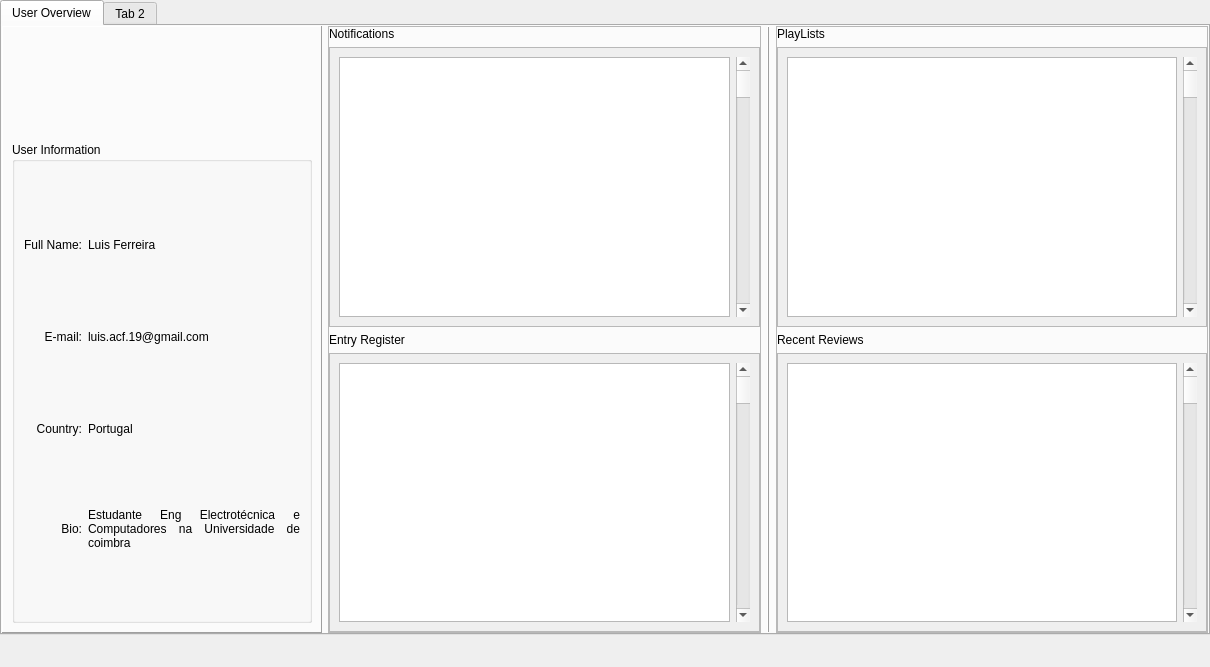
<?xml version="1.0" encoding="UTF-8"?>
<ui version="4.0">
 <class>MyProfile</class>
 <widget class="QDialog" name="MyProfile">
  <property name="geometry">
   <rect>
    <x>0</x>
    <y>0</y>
    <width>1210</width>
    <height>667</height>
   </rect>
  </property>
  <property name="windowTitle">
   <string>Dialog</string>
  </property>
  <widget class="QTabWidget" name="tabWidget">
   <property name="geometry">
    <rect>
     <x>0</x>
     <y>0</y>
     <width>1210</width>
     <height>635</height>
    </rect>
   </property>
   <property name="currentIndex">
    <number>0</number>
   </property>
   <widget class="QWidget" name="OverviewTab">
    <attribute name="title">
     <string>User Overview</string>
    </attribute>
    <layout class="QGridLayout" name="gridLayout_2">
     <property name="leftMargin">
      <number>0</number>
     </property>
     <property name="topMargin">
      <number>0</number>
     </property>
     <property name="rightMargin">
      <number>0</number>
     </property>
     <property name="bottomMargin">
      <number>0</number>
     </property>
     <item row="0" column="3">
      <widget class="QFrame" name="frame">
       <property name="sizePolicy">
        <sizepolicy hsizetype="Expanding" vsizetype="Expanding">
         <horstretch>0</horstretch>
         <verstretch>0</verstretch>
        </sizepolicy>
       </property>
       <property name="frameShape">
        <enum>QFrame::StyledPanel</enum>
       </property>
       <property name="frameShadow">
        <enum>QFrame::Raised</enum>
       </property>
       <layout class="QGridLayout" name="gridLayout_10">
        <property name="leftMargin">
         <number>0</number>
        </property>
        <property name="topMargin">
         <number>0</number>
        </property>
        <property name="rightMargin">
         <number>0</number>
        </property>
        <property name="bottomMargin">
         <number>0</number>
        </property>
        <item row="0" column="0">
         <layout class="QVBoxLayout" name="verticalLayout_2">
          <item>
           <widget class="QLabel" name="PlayListLabel">
            <property name="sizePolicy">
             <sizepolicy hsizetype="MinimumExpanding" vsizetype="Preferred">
              <horstretch>0</horstretch>
              <verstretch>0</verstretch>
             </sizepolicy>
            </property>
            <property name="text">
             <string>PlayLists</string>
            </property>
           </widget>
          </item>
          <item>
           <widget class="QScrollArea" name="NotificationsScrol_2">
            <property name="widgetResizable">
             <bool>true</bool>
            </property>
            <widget class="QWidget" name="scrollAreaWidgetContents_4">
             <property name="geometry">
              <rect>
               <x>0</x>
               <y>0</y>
               <width>425</width>
               <height>279</height>
              </rect>
             </property>
             <layout class="QGridLayout" name="gridLayout_8">
              <item row="0" column="0">
               <widget class="QTableView" name="NotifTableView_2"/>
              </item>
              <item row="0" column="1">
               <widget class="QScrollBar" name="verticalScrollBar_3">
                <property name="tracking">
                 <bool>true</bool>
                </property>
                <property name="orientation">
                 <enum>Qt::Vertical</enum>
                </property>
                <property name="invertedAppearance">
                 <bool>false</bool>
                </property>
               </widget>
              </item>
             </layout>
            </widget>
           </widget>
          </item>
          <item>
           <widget class="QLabel" name="RegLabel_2">
            <property name="text">
             <string>Recent Reviews</string>
            </property>
           </widget>
          </item>
          <item>
           <widget class="QScrollArea" name="RegisterScrol_2">
            <property name="widgetResizable">
             <bool>true</bool>
            </property>
            <widget class="QWidget" name="scrollAreaWidgetContents_5">
             <property name="geometry">
              <rect>
               <x>0</x>
               <y>0</y>
               <width>425</width>
               <height>278</height>
              </rect>
             </property>
             <layout class="QGridLayout" name="gridLayout_9">
              <item row="0" column="0">
               <widget class="QTableView" name="Reg_2"/>
              </item>
              <item row="0" column="1">
               <widget class="QScrollBar" name="verticalScrollBar_4">
                <property name="orientation">
                 <enum>Qt::Vertical</enum>
                </property>
               </widget>
              </item>
             </layout>
            </widget>
           </widget>
          </item>
         </layout>
        </item>
       </layout>
      </widget>
     </item>
     <item row="0" column="1">
      <widget class="QFrame" name="UpdatesFrame">
       <property name="frameShape">
        <enum>QFrame::StyledPanel</enum>
       </property>
       <property name="frameShadow">
        <enum>QFrame::Raised</enum>
       </property>
       <layout class="QGridLayout" name="gridLayout_7">
        <property name="leftMargin">
         <number>0</number>
        </property>
        <property name="topMargin">
         <number>0</number>
        </property>
        <property name="rightMargin">
         <number>0</number>
        </property>
        <property name="bottomMargin">
         <number>0</number>
        </property>
        <item row="0" column="0">
         <layout class="QVBoxLayout" name="verticalLayout">
          <item>
           <widget class="QLabel" name="NotifLabel">
            <property name="sizePolicy">
             <sizepolicy hsizetype="MinimumExpanding" vsizetype="Preferred">
              <horstretch>0</horstretch>
              <verstretch>0</verstretch>
             </sizepolicy>
            </property>
            <property name="text">
             <string>Notifications</string>
            </property>
           </widget>
          </item>
          <item>
           <widget class="QScrollArea" name="NotificationsScrol">
            <property name="widgetResizable">
             <bool>true</bool>
            </property>
            <widget class="QWidget" name="scrollAreaWidgetContents_3">
             <property name="geometry">
              <rect>
               <x>0</x>
               <y>0</y>
               <width>426</width>
               <height>279</height>
              </rect>
             </property>
             <layout class="QGridLayout" name="gridLayout_5">
              <item row="0" column="0">
               <widget class="QTableView" name="NotifTableView"/>
              </item>
              <item row="0" column="1">
               <widget class="QScrollBar" name="verticalScrollBar">
                <property name="tracking">
                 <bool>true</bool>
                </property>
                <property name="orientation">
                 <enum>Qt::Vertical</enum>
                </property>
                <property name="invertedAppearance">
                 <bool>false</bool>
                </property>
               </widget>
              </item>
             </layout>
            </widget>
           </widget>
          </item>
          <item>
           <widget class="QLabel" name="RegLabel">
            <property name="text">
             <string>Entry Register</string>
            </property>
           </widget>
          </item>
          <item>
           <widget class="QScrollArea" name="RegisterScrol">
            <property name="widgetResizable">
             <bool>true</bool>
            </property>
            <widget class="QWidget" name="scrollAreaWidgetContents_2">
             <property name="geometry">
              <rect>
               <x>0</x>
               <y>0</y>
               <width>426</width>
               <height>278</height>
              </rect>
             </property>
             <layout class="QGridLayout" name="gridLayout_6">
              <item row="0" column="0">
               <widget class="QTableView" name="Reg"/>
              </item>
              <item row="0" column="1">
               <widget class="QScrollBar" name="verticalScrollBar_2">
                <property name="orientation">
                 <enum>Qt::Vertical</enum>
                </property>
               </widget>
              </item>
             </layout>
            </widget>
           </widget>
          </item>
         </layout>
        </item>
       </layout>
      </widget>
     </item>
     <item row="0" column="0">
      <widget class="QFrame" name="UserFrame">
       <property name="sizePolicy">
        <sizepolicy hsizetype="Expanding" vsizetype="Expanding">
         <horstretch>0</horstretch>
         <verstretch>0</verstretch>
        </sizepolicy>
       </property>
       <property name="maximumSize">
        <size>
         <width>320</width>
         <height>16777215</height>
        </size>
       </property>
       <property name="frameShape">
        <enum>QFrame::Panel</enum>
       </property>
       <property name="frameShadow">
        <enum>QFrame::Raised</enum>
       </property>
       <layout class="QGridLayout" name="gridLayout_4">
        <item row="2" column="0">
         <widget class="QGroupBox" name="UserInfoBox">
          <property name="sizePolicy">
           <sizepolicy hsizetype="Preferred" vsizetype="Expanding">
            <horstretch>0</horstretch>
            <verstretch>0</verstretch>
           </sizepolicy>
          </property>
          <property name="title">
           <string>User Information</string>
          </property>
          <layout class="QGridLayout" name="gridLayout_3">
           <item row="1" column="0">
            <widget class="QLabel" name="nameLabel">
             <property name="sizePolicy">
              <sizepolicy hsizetype="Minimum" vsizetype="Fixed">
               <horstretch>0</horstretch>
               <verstretch>0</verstretch>
              </sizepolicy>
             </property>
             <property name="minimumSize">
              <size>
               <width>50</width>
               <height>25</height>
              </size>
             </property>
             <property name="text">
              <string>Full Name:</string>
             </property>
             <property name="alignment">
              <set>Qt::AlignRight|Qt::AlignTrailing|Qt::AlignVCenter</set>
             </property>
            </widget>
           </item>
           <item row="1" column="1">
            <widget class="QLabel" name="Name">
             <property name="sizePolicy">
              <sizepolicy hsizetype="Expanding" vsizetype="Fixed">
               <horstretch>0</horstretch>
               <verstretch>0</verstretch>
              </sizepolicy>
             </property>
             <property name="minimumSize">
              <size>
               <width>100</width>
               <height>25</height>
              </size>
             </property>
             <property name="text">
              <string>Luis Ferreira</string>
             </property>
             <property name="wordWrap">
              <bool>true</bool>
             </property>
            </widget>
           </item>
           <item row="2" column="0">
            <widget class="QLabel" name="emailLabel">
             <property name="sizePolicy">
              <sizepolicy hsizetype="Minimum" vsizetype="Fixed">
               <horstretch>0</horstretch>
               <verstretch>0</verstretch>
              </sizepolicy>
             </property>
             <property name="minimumSize">
              <size>
               <width>50</width>
               <height>25</height>
              </size>
             </property>
             <property name="text">
              <string>E-mail:</string>
             </property>
             <property name="alignment">
              <set>Qt::AlignRight|Qt::AlignTrailing|Qt::AlignVCenter</set>
             </property>
            </widget>
           </item>
           <item row="2" column="1">
            <widget class="QLabel" name="email">
             <property name="sizePolicy">
              <sizepolicy hsizetype="Expanding" vsizetype="Fixed">
               <horstretch>0</horstretch>
               <verstretch>0</verstretch>
              </sizepolicy>
             </property>
             <property name="minimumSize">
              <size>
               <width>100</width>
               <height>25</height>
              </size>
             </property>
             <property name="text">
              <string>luis.acf.19@gmail.com</string>
             </property>
             <property name="wordWrap">
              <bool>true</bool>
             </property>
            </widget>
           </item>
           <item row="3" column="0">
            <widget class="QLabel" name="countryLabel">
             <property name="sizePolicy">
              <sizepolicy hsizetype="Minimum" vsizetype="Fixed">
               <horstretch>0</horstretch>
               <verstretch>0</verstretch>
              </sizepolicy>
             </property>
             <property name="minimumSize">
              <size>
               <width>50</width>
               <height>25</height>
              </size>
             </property>
             <property name="text">
              <string>Country:</string>
             </property>
             <property name="alignment">
              <set>Qt::AlignRight|Qt::AlignTrailing|Qt::AlignVCenter</set>
             </property>
            </widget>
           </item>
           <item row="3" column="1">
            <widget class="QLabel" name="country">
             <property name="sizePolicy">
              <sizepolicy hsizetype="Expanding" vsizetype="Fixed">
               <horstretch>0</horstretch>
               <verstretch>0</verstretch>
              </sizepolicy>
             </property>
             <property name="minimumSize">
              <size>
               <width>100</width>
               <height>25</height>
              </size>
             </property>
             <property name="text">
              <string>Portugal</string>
             </property>
             <property name="wordWrap">
              <bool>true</bool>
             </property>
            </widget>
           </item>
           <item row="4" column="0">
            <widget class="QLabel" name="bioLabel">
             <property name="sizePolicy">
              <sizepolicy hsizetype="Minimum" vsizetype="Fixed">
               <horstretch>0</horstretch>
               <verstretch>0</verstretch>
              </sizepolicy>
             </property>
             <property name="minimumSize">
              <size>
               <width>50</width>
               <height>25</height>
              </size>
             </property>
             <property name="text">
              <string>Bio:</string>
             </property>
             <property name="alignment">
              <set>Qt::AlignRight|Qt::AlignTrailing|Qt::AlignVCenter</set>
             </property>
            </widget>
           </item>
           <item row="4" column="1">
            <widget class="QLabel" name="bio">
             <property name="sizePolicy">
              <sizepolicy hsizetype="Expanding" vsizetype="Fixed">
               <horstretch>0</horstretch>
               <verstretch>0</verstretch>
              </sizepolicy>
             </property>
             <property name="minimumSize">
              <size>
               <width>100</width>
               <height>25</height>
              </size>
             </property>
             <property name="text">
              <string>Estudante Eng Electrotécnica e Computadores na Universidade de coimbra</string>
             </property>
             <property name="textFormat">
              <enum>Qt::RichText</enum>
             </property>
             <property name="scaledContents">
              <bool>false</bool>
             </property>
             <property name="alignment">
              <set>Qt::AlignJustify|Qt::AlignVCenter</set>
             </property>
             <property name="wordWrap">
              <bool>true</bool>
             </property>
            </widget>
           </item>
          </layout>
         </widget>
        </item>
        <item row="1" column="0">
         <widget class="QLabel" name="UserPic">
          <property name="sizePolicy">
           <sizepolicy hsizetype="Maximum" vsizetype="Fixed">
            <horstretch>0</horstretch>
            <verstretch>0</verstretch>
           </sizepolicy>
          </property>
          <property name="minimumSize">
           <size>
            <width>100</width>
            <height>100</height>
           </size>
          </property>
          <property name="maximumSize">
           <size>
            <width>300</width>
            <height>300</height>
           </size>
          </property>
          <property name="styleSheet">
           <string notr="true"/>
          </property>
          <property name="text">
           <string/>
          </property>
          <property name="pixmap">
           <pixmap resource="resources.qrc">:/Icons/UserPic</pixmap>
          </property>
          <property name="scaledContents">
           <bool>true</bool>
          </property>
          <property name="alignment">
           <set>Qt::AlignCenter</set>
          </property>
         </widget>
        </item>
       </layout>
      </widget>
     </item>
     <item row="0" column="2">
      <widget class="Line" name="line">
       <property name="frameShadow">
        <enum>QFrame::Raised</enum>
       </property>
       <property name="orientation">
        <enum>Qt::Vertical</enum>
       </property>
      </widget>
     </item>
    </layout>
   </widget>
   <widget class="QWidget" name="tab_2">
    <attribute name="title">
     <string>Tab 2</string>
    </attribute>
   </widget>
  </widget>
 </widget>
 <resources>
  <include location="resources.qrc"/>
 </resources>
 <connections/>
</ui>
